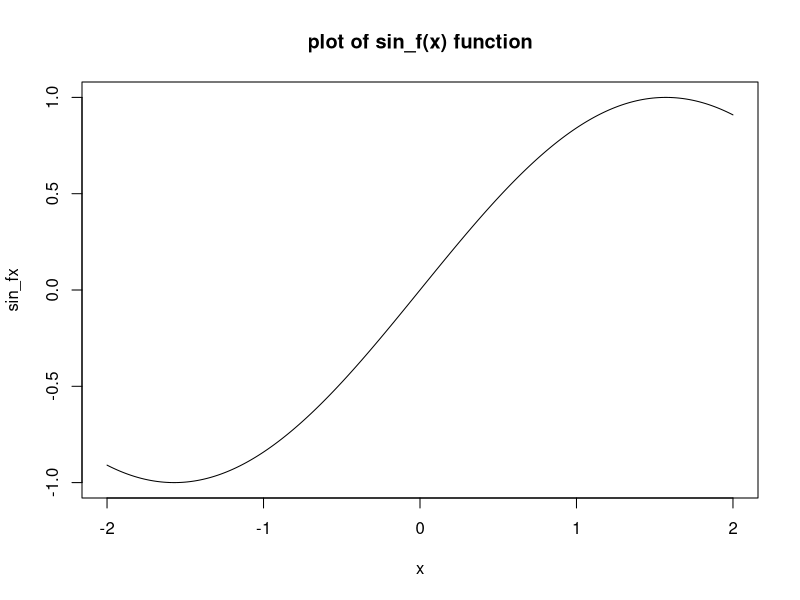
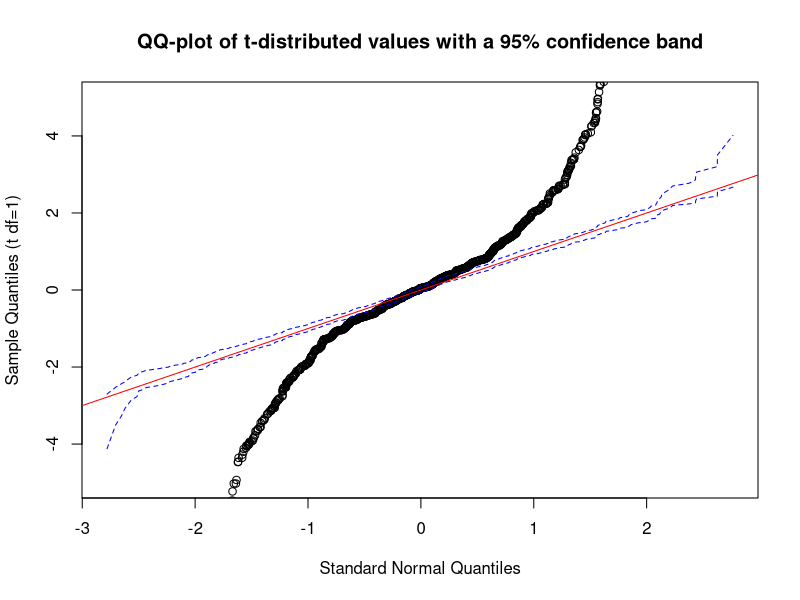

Reproduce these figures in R, in order.
## ---- chunk 1
x <- seq(-2,2, 0.01)
sin_fx <- sin(x)
plot(x, sin_fx, "l",
     main ="plot of sin_f(x) function")
## ---- chunk 2
set.seed(142) # to ensure the t values are reproducable
# sorted both the t values and normal values in order
t_values <- sort(rt( n = 1000, df = 1))
norm_values <- sort(rnorm(1000))

# plotted the t values and a linear line 
plot(norm_values, t_values,
     xlab = "Standard Normal Quantiles",
     ylab = "Sample Quantiles (t df=1)",
     main = "QQ-plot of t-distributed values with a 95% confidence band",
     ylim = c(-5, 5))
abline(0, 1, col = "red") 

# simulated 1000 samples of normal values with 1000 in each sample
sim_num <- 1000
sim_norm <- replicate(sim_num, sort(rnorm(1000)))
# Calculated confidence bands at 95% significance based on normal values 
lower <- apply(sim_norm, 1, quantile, probs = 0.025)
upper <- apply(sim_norm, 1, quantile, probs = 0.975)
# Plottes the lines above
lines(norm_values, lower, col = "blue", lty = 2)
lines(norm_values, upper, col = "blue", lty = 2)
